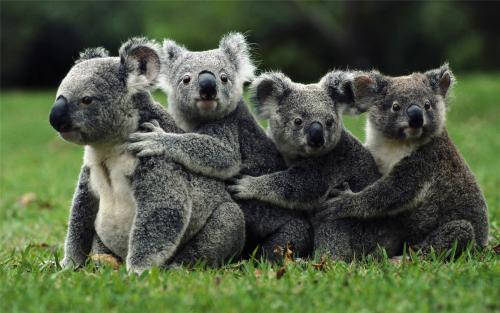
#> input picture 2019-10-13-week2-What IS CV/images/koala.png, 500 x 313 px
$ python 'SIFT尺度不变特征变换匹配算法.py'
#> lines starting #> are read from the running program, lines starting #| are printed output that depends on the picture; long printed decimals are rounded
#> further down, image is the input picture: shape (313, 500, 3); mean B, G, R 65, 90, 78.3
#!/usr/bin/env python
# -*- coding: utf-8 -*-
# @Time : 2019/10/18 9:35
# @Author : Micky
# @Desc : SIFT算法
# @File : SIFT尺度不变特征变换匹配算法.py
# @Software: PyCharm

"""
SIFT 是在空间尺度上寻找极值点，并提取出位置、旋转、尺度不变量。
SIFT特点：
1. SIFT特征是图像的局部特征，它对旋转、尺度缩放，亮度变化保持不变性，对视角变换、衍射变化、噪声也保持一定的稳定性
2. 独特性好，信息量丰富，适用于在海量信息中进行匹配
3. 多量性，即使少量的物体也可以产生大量的SIFT特征向量

SIFT实质是在不同的尺度空间上查找关键点，计算出关键点的方向。
算法步骤：
1. 尺度空间极值检测：搜索所有尺度空间上的图像的位置，通过高斯微分函数识别出潜在对于尺度、旋转不变的兴趣点
2. 关键点定位： 在每个侯选位置上，通过拟合精细的模型来确定位置和尺度。关键点的选择依据与它们的稳定性
3. 方向确定： 基于图像局部的梯度方向，分配给每个关键点一个或多个方向。所有后面对图像数据的操作都相对于关键点方向、
尺度和位置进行变换，从而提供对于这些变换的不变性。
4. 关键点描述： 在每个关键点领域上，在选定的尺度上测量图像局部梯度，这些梯度被变换成一种表示，这种表示允许比较大的局部变形和光照变化

详细讲解：
一. 尺度空间极值检测
    1. 尺度空间理论：
       基本思想：在图像信息处理时引入尺度参数，通过变换尺度参数获得多尺度下的尺度空间表示序列，对这些序列进行尺度空间主轮阔提取，并以该主轮阔作为一种特征向量
                实现边缘、角点检测和不同分辨率上的特征提取
       尺度空间方法将传统的单尺度图像信息处理技术纳入尺度不断变化的动态分析框架中，更容易获取图像的本质特征。尺度空间中各尺度图像的模糊程度逐渐变大，能够模拟
       人在距离目标由近到远时目标在视网膜上的形成过程。
       当我们用眼睛观察物体时，一方面当物体所处背景的光照条件变化时，视网膜感知图像的亮度水平和对比度是不同的，因此要求尺度空间算子对图像的分析不受图像的灰度
       水平和对比度变化的影响，即满足灰度不变性和对比度不变性。另一方面，相对于某一固定坐标系，当观察者和物体之间的相对位置变化时，视网膜所感知的图像的位置、
       大小、角度和形状是不同的，因此要求尺度空间算子对图像的分析和图像的位置、大小、角度以及仿射变换无关，即满足平移不变性、尺度不变性、欧几里德不变性以及
       仿射不变性。
    2. 尺度空间表示：
       尺度空间定义为一个高斯卷积核和原图的卷积：
       L(x,y,σ) = G(x,y,σ) * I(x,y)    L(x,y,σ) 表示图像的尺度空间   G(x,y,σ) 表示高斯函数   I(x,y) 表示原图像
       (x,y) 表示图像像素位置 σ表示尺度空间因子，σ 越小表示图像被平滑的越少，图像越清晰，尺度越小。大尺度对应于图像的概貌特征，小尺度对应于图像的细节特征。
    3. 高斯金字塔的搭建
       尺度空间的实现用高斯金字塔表示。金子塔的构建分为两部分：
       a. 对图像做不同尺度的高斯模糊（这里的尺度表示尺度空间因子不同，模糊程度不同）
       b. 对图像进行下采样，改变图像的大小
       图像的金字塔模型是指，将原始图像不断下采样，得到一系列大小不一的图像，由大到小，从下到上构成的塔状模型。原图像为金子塔的第一层，
       每次下采样所得到的新图像为金字塔的一层(每层一张图像)，每个金字塔共n层。金字塔的层数根据图像的原始大小和塔顶图像的大小共同决定。
       其计算公式如下：
       n = log2{min(M,N) - t}, t∈[0,log2{min(M,N)}]   M,N表示图像宽高,t为塔顶图像的最小维数的对数值

       为了让尺度体现其连续性，高斯金字塔在简单下采样的基础上加上了高斯滤波。将图像金字塔每层的一张图像使用不同参数做高斯模糊，使得金字塔的
       每层含有多张高斯模糊图像，将金字塔每层多张图像合称为一组(Octave)，金字塔每层只有一组图像，组数和金字塔层数相等，每组含有多张(也叫层Interval)图像。
       另外，下采样时，高斯金字塔上一组图像的初始图像(底层图像)是由前一组图像的倒数第三张图像隔点采样得到的。
    4. 高斯差分金字塔(DOG金字塔)：
       在实际计算时，使用高斯金字塔每组中相邻上下两层图像相减，得到高斯差分图像，进行极值检测。
    5. 空间极值点检测（关键点的初步探查）
       关键点是由DOG空间的局部极值点组成的，关键点的初步探查是通过同一组内各DoG相邻两层图像之间比较完成的。为了寻找DoG函数的极值点，每一个像素点
       要和它所有的相邻点比较，看其是否比它的图像域和尺度域的相邻点大或者小。中间的检测点和它同尺度的8个相邻点和上下相邻尺度对应的9×2个点共26个点比较，
       以确保在尺度空间和二维图像空间都检测到极值点。
       由于要在相邻尺度进行比较，如果每组含4层的高斯差分金子塔，只能在中间两层中进行两个尺度的极值点检测，其它尺度则只能在不同组中进行。为了在每组中检测
       S个尺度的极值点，则DOG金字塔每组需S+2层图像，而DOG金字塔由高斯金字塔相邻两层相减得到，则高斯金字塔每组需S+3层图像，实际计算时S在3到5之间。
    6. 构建尺度空间需确定的参数
        σ表示尺度空间因子
        O表示组数(octave)
        S表示组内层数
        σ(o,o) = σ0 2 **(o + s / S) , o ∈[0, O-1], s∈[0,S+2]
"""

import cv2 as cv
import numpy as np

def convole(filter, matrix, padding, stride = 1):
    """
    卷积操作
    :param filter: 卷积核
    :param matrix: 被卷积的矩阵
    :param padding: 填充大小
    :param stride: 步长
    :return: 卷积后的结果
    """
    # 获取卷积核的shape
    filter_shape = filter.shape
    # 获取矩阵的shape
    matrix_shape = matrix.shape
    # 这里只处理二维卷积
    if len(filter_shape) != 2:
        raise Exception('只能处理二维卷积核')
    if len(matrix_shape) == 3:
        # 三维矩阵的处理
        for c in range(matrix_shape[-1]):
            # 按通道遍历填充
            pass
            # todo


def GuassianKernel(sigma, dim):
    """
    生成高斯卷积核
    :param sigma: 标准差，尺度因子
    :param dim: 维度
    :return: 高斯卷积核
    """
    temp = [t - (dim / 2) for t in range(dim)]
    assistant = []
    for i in range(dim):
        assistant.append(temp)
    assistant = np.array(assistant)
    temp = 2 * sigma * sigma
    #  assistant、assistant.T表示x，y的值矩阵
    result = (1.0 / (temp * np.pi)) * np.exp(-(assistant ** 2 + (assistant.T) ** 2) / temp)
    return result

def downSample(image, step = 2):
    """
    对图像进行下采样操作，这里采用隔点采样操作
    :param image: 原始图像
    :param step: 隔点间隔
    :return: 下采样后的图像
    """
    return image[::step,::step,:]

def buildDog(image, n, sigma0, S = None, O = None):
    """
    生成高斯金字塔和Dog金字塔
    :param image: 原始图像
    :param n: 每一组需要提取多少个尺度的关键点
    :param sigma0: 第一组第一层尺度因子
    :param S: 每一组有多少层不同尺度的图像
    :param O: 总共有多少组
    :return:
    """
#> called with n = 3, sigma0 = 1.52
    # 因为我们需要每一组提取n个尺度的关键点，所有每一组需要S+3层不同尺度的图像。
    # 因为关键点是由DOG空间上的局部极值点提供，由于要在相邻尺度上比较，所以我们不能取到Dog每一组的第一层和最后一层，所以GOG每一组
    # 的层数至少为S+2
    if S == None:
        S = n + 3
    # 金字塔的组数和塔顶的图像宽高有关
    # 塔顶图像的宽高为3
    t = 3
    if O == None:
       O = int(np.log2(min(image.shape[0],image.shape[1]))) - t
#> O = 5
    print('高斯金字塔共{}组，每组{}层'.format(O,S))
#| 高斯金字塔共5组，每组6层
    # σ(o,s) = σ0 * 2 ** ((o+s)/n)  o为所在的组，s为所在的层，σ0为初始的尺度，S为每组的层数
    # 所以相邻尺度之间相差的比例因子k = σs+1 - σs = σ0 * 2 ** ((o+s+1)/S) - σ0 * 2 ** ((o+s)/S) = 2**(1/S)
    k = 2**(1/n)
    print('相邻尺度之间相差的比例因子：{}'.format(k))
    # 计算每组每层的尺度因子σ，以列表按顺序保存
    sigmas = [[ sigma0 * 2**((o + s) / n)for s in range(S)] for o in range(O)]
    print('金字塔对应的尺度因子：{}'.format(sigmas))
#| 金字塔对应的尺度因子：[[1.520, 1.915, 2.413, 3.040, 3.830, 4.825], [1.915, 2.413, 3.040, 3.830, 4.825, 6.079], [2.413, 3.040, 3.830, 4.825, 6.079, 7.660], [3.040, 3.830, 4.825, 6.079, 7.660, 9.651], [3.830
    # 也可以这么写，提高运算速度
    # sigma = [[(k ** s) * sigma0 * (1 << o) for s in range(S)] for o in range(O)]
    # 对图像进行下采样操作
    samplePyramid = [downSample(image, 2**o) for o in range(O)]
#> call 2 of downSample, with step = 2
#> in downSample (call 2), `return image[::step,::step,:]`:
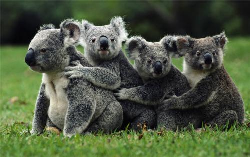
#> returned value: shape (157, 250, 3); mean of channels 0, 1, 2 65, 90, 78.4; drawn as B, G, R
#> call 3 of downSample, with step = 4
#> in downSample (call 3), `return image[::step,::step,:]`:
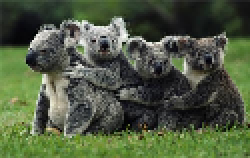
#> returned value: shape (79, 125, 3) (shown 2 times larger); mean of channels 0, 1, 2 65.1, 90.2, 78.5; drawn as B, G, R
#> call 4 of downSample, with step = 8
#> in downSample (call 4), `return image[::step,::step,:]`:
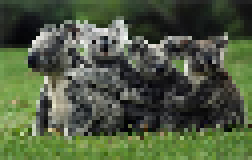
#> returned value: shape (40, 63, 3) (shown 4 times larger); mean of channels 0, 1, 2 65.2, 90.8, 78.8; drawn as B, G, R
#> in downSample (call 5), `return image[::step,::step,:]`:
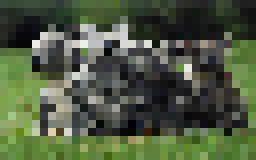
#> returned value: shape (20, 32, 3) (shown 8 times larger); mean of channels 0, 1, 2 64.9, 90.2, 78.2; drawn as B, G, R
#> samplePyramid = 5 items
    sampleShape = [np.shape(eg) for eg in samplePyramid]
#> sampleShape = [(313, 500, 3), (157, 250, 3), (79, 125, 3), (40, 63, 3), (20, 32, 3)]
    print('下采样后各组图像的大小：{}'.format(sampleShape))
#| 下采样后各组图像的大小：[(313, 500, 3), (157, 250, 3), (79, 125, 3), (40, 63, 3), (20, 32, 3)]

    # 生成高斯金子塔
    GuassianPyramid = []
    for i in range(O):
        for j in range(S):
            # 计算高斯卷积核的维度
            # 在计算高斯函数的离散近似时，在大概3*sigma距离之外的像素都可以看作不起作用，这些像素的计算也就可以忽略不计，
            # 通常，图像处理只需要计算（6*sigma+1）*（6*sigma+1）的矩阵就可以保证相关像素影响。
            # 因为卷积核一般为奇数
            dim = int(6 * sigmas[i][j] + 1)
            if dim % 2 == 0:
                dim += 1
            print('第{}组第{}层，高斯卷积核维度为{}'.format(i+1,j+1,dim))
            GuassianKernel(sigmas[i][j],dim)
            break
        break


def sift(image):
    """
    sift关键点检测
    :param image: 原始图像
    :return:
    """
    SIFT_SIGMA = 1.6
    # 这是照片在拍摄的时候会被镜头以σ=0.5进行模糊化
    SIFT_INIT_SIGMA = 0.5
    # 我们计算的图像尺度应该时镜头和高斯金字塔模糊的和作用，所以第一组第一层的高斯模糊σ初始值为：
    sigma0 = np.sqrt(SIFT_SIGMA ** 2 - SIFT_INIT_SIGMA ** 2)

    # 你想要提取的特征个数
    n = 3
    # 生成金字塔
    buildDog(image, n, sigma0)

if __name__ == '__main__':
    image = cv.imread('images/koala.png')
    sift(image)
